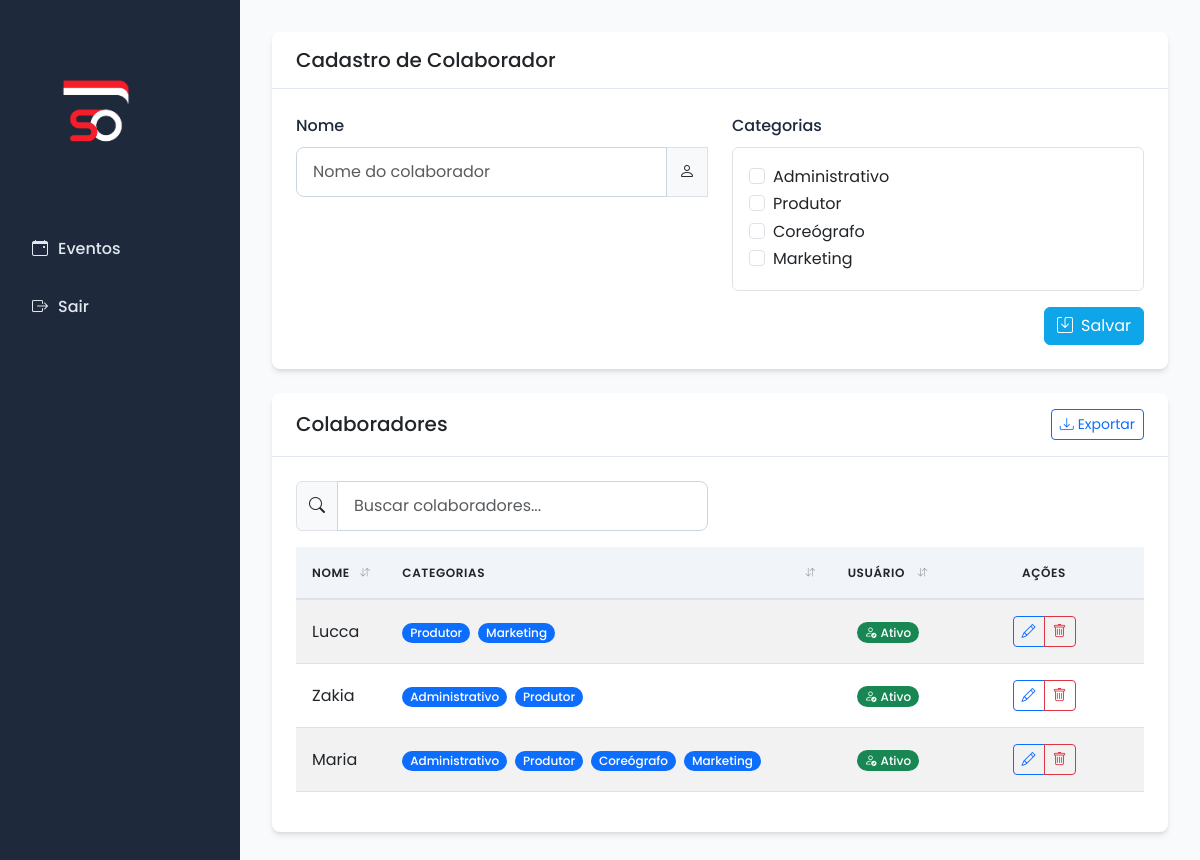
The app's page /cadastros/colaboradores with its own data.
### models.py (models this page shows, shortened)
class Colaborador(db.Model):
    __tablename__ = 'colaborador'
    id_colaborador = db.Column(db.Integer, primary_key=True)
    nome = db.Column(db.String, nullable=False)
    categorias_associacao = db.relationship('ColaboradorCategoria', back_populates='colaborador', cascade='all, delete-orphan')
    categorias = db.relationship('CategoriaColaborador', secondary='colaborador_categoria',
                                overlaps="categorias_associacao,categoria_colaborador,colaborador")
    eventos_produzidos = db.relationship('Evento', backref='produtor', foreign_keys='Evento.id_produtor')
    @property
    def categoria_nomes(self):
        return [cat.nome for cat in self.categorias]

class CategoriaColaborador(db.Model):
    __tablename__ = 'categoria_colaborador'
    id_categoria_colaborador = db.Column(db.Integer, primary_key=True)
    nome = db.Column(db.String, nullable=False)
    colaborador_categorias = db.relationship('ColaboradorCategoria', backref='categoria_colaborador')

### app.py (the view, shortened to what this page needs)
@app.route('/cadastros/colaboradores', methods=['GET', 'POST'])
def cadastrar_colaborador():
    categorias_existentes = CategoriaColaborador.query.all()
    if not categorias_existentes:
        flash('É necessário cadastrar pelo menos uma categoria de colaborador antes de cadastrar colaboradores.', 'warning')
        return redirect(url_for('cadastrar_categoria_colaborador'))
    form = ColaboradorForm()
    form.categorias.choices = [(c.id_categoria_colaborador, c.nome) for c in categorias_existentes]
    colaboradores = Colaborador.query.all()
    return render_template('colaboradores.html', form=form, colaboradores=colaboradores)

### forms.py
class ColaboradorForm(FlaskForm):
    nome = StringField('Nome', validators=[InputRequired()])
    categorias = MultiCheckboxField('Categorias', coerce=int, validators=[InputRequired(message="Selecione pelo menos uma categoria")])

### templates/colaboradores.html (shortened to what this page needs)
{% extends 'base.html' %}
{% block content %}
{% if not form.categorias.choices or form.categorias.choices|length == 0 %}
<div class="alert alert-warning d-flex align-items-center" role="alert">
    <i class="bi bi-exclamation-triangle-fill me-2"></i>
    <div>
        <strong>Atenção!</strong> É necessário cadastrar pelo menos uma categoria de colaborador antes de poder cadastrar colaboradores.
        <a href="{{ url_for('cadastrar_categoria_colaborador') }}" class="btn btn-sm btn-outline-warning ms-2">
            <i class="bi bi-plus me-1"></i>Cadastrar Categoria
        </a>
    </div>
</div>
{% else %}
<div class="card mb-4">
    <div class="card-header d-flex justify-content-between align-items-center">
        <h5 class="mb-0">Cadastro de Colaborador</h5>
    </div>
    <div class="card-body">
        <form method="POST" class="needs-validation" novalidate>
            <div class="row">
                <div class="col-md-6 mb-3">
                    {{ form.nome.label(class="form-label") }}
                    <div class="input-group">
                        {{ form.nome(class="form-control", placeholder="Nome do colaborador", required=true) }}
                        <span class="input-group-text"><i class="bi bi-person"></i></span>
                    </div>
                </div>
                <div class="col-md-6 mb-3">
                    {{ form.categorias.label(class="form-label") }}
                    <div class="border rounded p-3" style="max-height: 200px; overflow-y: auto;">
                        {% for subfield in form.categorias %}
                        <div class="form-check">
                            {{ subfield(class="form-check-input") }}
                            {{ subfield.label(class="form-check-label") }}
                        </div>
                        {% endfor %}
                    </div>
                </div>
            </div>
            <div class="d-flex justify-content-end">
                <button type="submit" class="btn btn-primary">
                    <i class="bi bi-save me-2"></i>Salvar
                </button>
            </div>
        </form>
    </div>
</div>
{% endif %}
<div class="card">
    <div class="card-header d-flex justify-content-between align-items-center">
        <h5 class="mb-0">Colaboradores</h5>
        <div>
            <button class="btn btn-sm btn-outline-primary" id="btnExportar">
                <i class="bi bi-download me-1"></i>Exportar
            </button>
        </div>
    </div>
    <div class="card-body">
        {% if colaboradores %}
        <div class="row mb-3">
            <div class="col-md-6">
                <div class="input-group">
                    <span class="input-group-text"><i class="bi bi-search"></i></span>
                    <input type="text" class="form-control" id="searchInput" placeholder="Buscar colaboradores..." onkeyup="searchTable()">
                </div>
            </div>
        </div>
        <div class="table-responsive">
            <table class="table table-hover table-striped sortable-table" id="colaboradoresTable">
                <thead>
                    <tr>
                        <th>Nome</th>
                        <th>Categorias</th>
                        <th class="text-center">Usuário</th>
                        <th class="text-center no-sort" style="width: 200px;">Ações</th>
                    </tr>
                </thead>
                <tbody>
                    {% for col in colaboradores %}
                    <tr>
                        <td>{{ col.nome }}</td>
                        <td>
                            {% if col.categoria_nomes %}
                                {% for categoria in col.categoria_nomes %}
                                    <span class="badge bg-primary me-1">{{ categoria }}</span>
                                {% endfor %}
                            {% else %}
                                <span class="text-muted">—</span>
                            {% endif %}
                        </td>
                        <td class="text-center">
                            {% if col.usuario %}
                                <span class="badge bg-success">
                                    <i class="bi bi-person-check me-1"></i>Ativo
                                </span>
                            {% else %}
                                <span class="badge bg-secondary">
                                    <i class="bi bi-person-dash me-1"></i>Sem usuário
                                </span>
                            {% endif %}
                        </td>
                        <td class="text-center">
                            <div class="btn-group" role="group">
                                <a href="{{ url_for('editar_colaborador', id=col.id_colaborador) }}" class="btn btn-sm btn-outline-primary" title="Editar Colaborador">
                                    <i class="bi bi-pencil"></i>
                                </a>
                                <a href="{{ url_for('excluir_colaborador', id=col.id_colaborador) }}" class="btn btn-sm btn-outline-danger"
                                   onclick="return confirm('Tem certeza que deseja excluir este colaborador?')" title="Excluir Colaborador">
                                    <i class="bi bi-trash"></i>
                                </a>
                            </div>
                        </td>
                    </tr>
                    {% endfor %}
                </tbody>
            </table>
        </div>
        {% else %}
        <div class="alert alert-info">
            <i class="bi bi-info-circle me-2"></i>Nenhum colaborador cadastrado.
        </div>
        {% endif %}
    </div>
</div>
{% endblock %}

### static/style.css (style rules this page uses)
:root { --primary: #1e293b; --primary-light: #334155; --secondary: #0ea5e9; --success: #10b981; --danger: #ef4444; --warning: #f59e0b; --info: #3b82f6; --light: #f8fafc; --dark: #0f172a; --spacing-xs: 0.25rem; --spacing-sm: 0.5rem; --spacing-md: 1rem; --spacing-lg: 1.5rem; --spacing-xl: 2rem; --border-radius: 0.5rem; --box-shadow: 0 4px 6px -1px rgba(0, 0, 0, 0.1), 0 2px 4px -1px rgba(0, 0, 0, 0.06); }
body { font-family: 'Poppins', sans-serif; font-size: 16px; line-height: 1.6; color: #334155; background-color: #f8fafc; margin: 0; padding: 0; }
.btn-primary { background-color: var(--secondary); border-color: var(--secondary); }
.card { border-radius: var(--border-radius); box-shadow: var(--box-shadow); border: none; margin-bottom: var(--spacing-lg); overflow: hidden; }
.card-header { background-color: white; border-bottom: 1px solid #e2e8f0; padding: var(--spacing-md) var(--spacing-lg); font-weight: 600; }
.card-body { padding: var(--spacing-lg); }
.form-control { border-radius: var(--border-radius); padding: 0.75rem 1rem; border: 1px solid #cbd5e1; transition: all 0.2s ease; }
.form-label { font-weight: 500; margin-bottom: 0.5rem; color: var(--primary); }
.table { border-collapse: separate; border-spacing: 0; width: 100%; }
.table th { background-color: #f1f5f9; font-weight: 600; text-transform: uppercase; font-size: 0.75rem; letter-spacing: 0.05em; padding: 1rem; }
.table td { padding: 1rem; vertical-align: middle; }
.table-striped tbody tr:nth-of-type(odd) { background-color: #f8fafc; }
.badge { padding: 0.35em 0.65em; font-weight: 500; border-radius: 9999px; }
.sortable { position: relative; transition: background-color 0.2s ease; }
.sortable-table tbody { transition: opacity 0.15s ease; }
.sortable-table thead th.sortable { user-select: none; position: relative; }
.sortable-table thead th.sortable::before { content: ''; position: absolute; top: 0; left: 0; right: 0; bottom: 0; background: transparent; transition: background 0.2s ease; }
.sortable-table { position: relative; }
.sortable-table thead th { border-bottom: 2px solid #dee2e6; }
.sortable-table thead th.sortable { position: relative; }

### records on screen
Colaborador: nome "Lucca"
CategoriaColaborador: nome "Produtor"
CategoriaColaborador: nome "Marketing"
Colaborador: nome "Zakia"
CategoriaColaborador: nome "Administrativo"
Colaborador: nome "Maria"
CategoriaColaborador: nome "Coreógrafo"

### other values on screen
{{ subfield.label(class="form-check-label") }} "Administrativo" "Produtor" "Coreógrafo" "Marketing"
